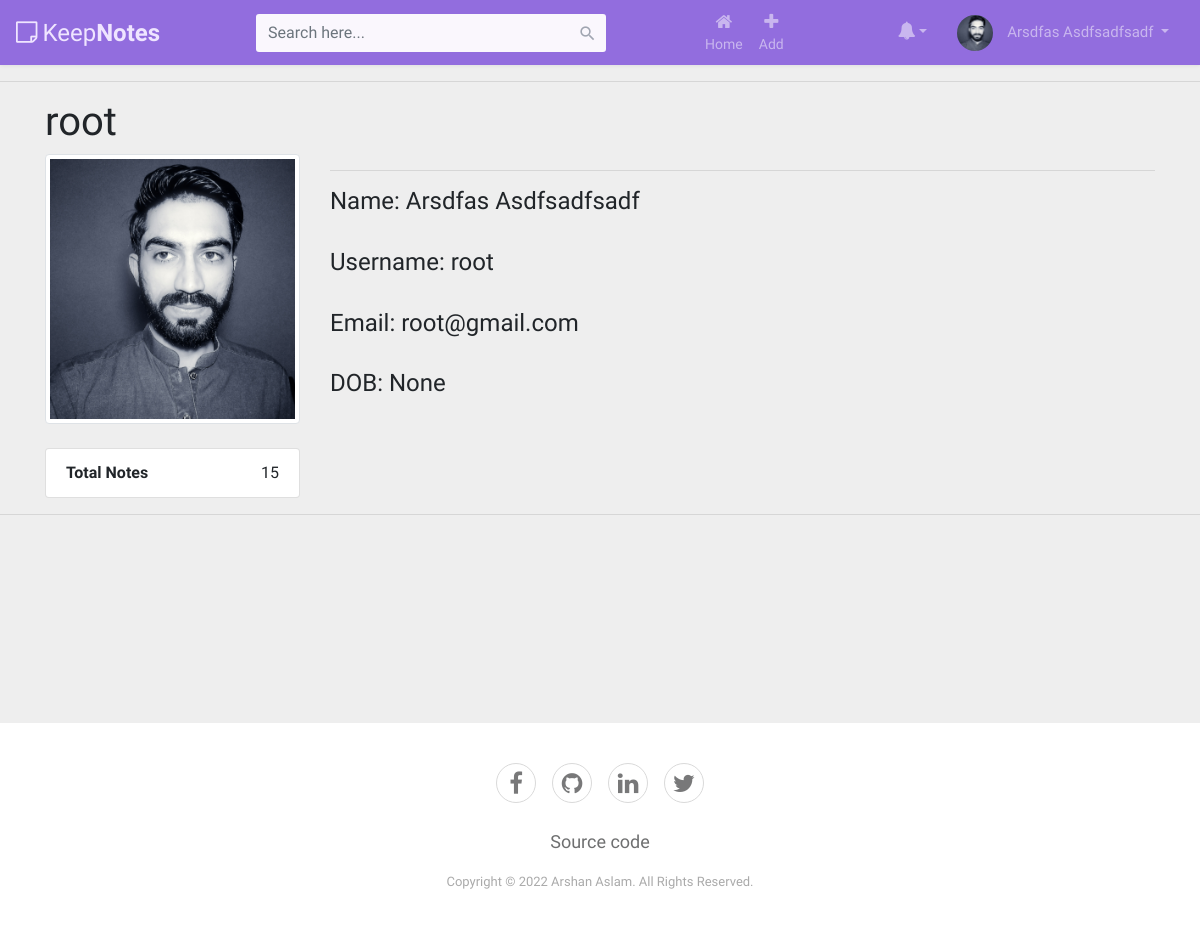
The app's page /accoun/1/profile (signed in), older data.
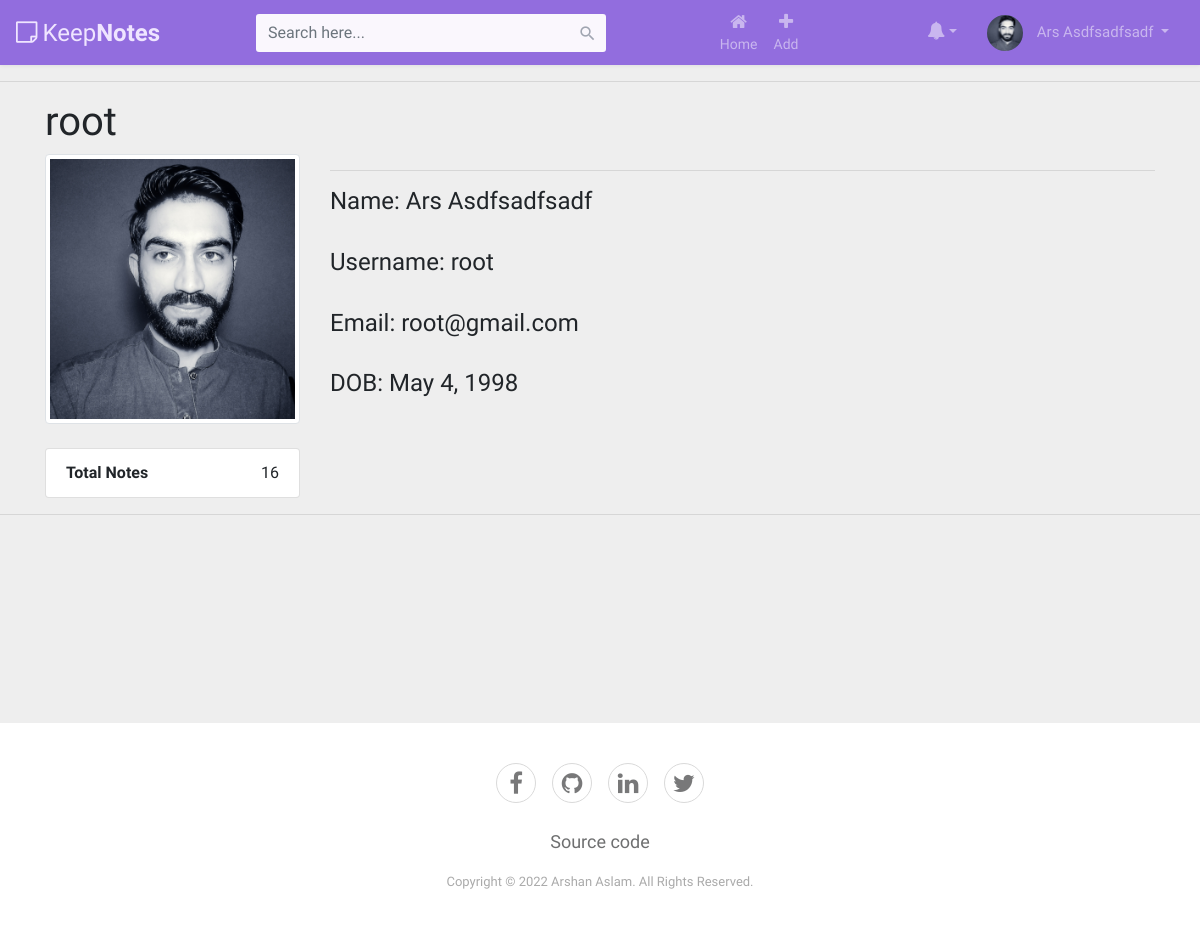
The same page, newer data.
### accounts/models.py (models this page shows, shortened)
class User(AbstractUser):
    username_alphanumeric_validator = RegexValidator(r'^[0-9a-zA-Z]*$', 'Only alphanumeric characters are allowed.')
    username = models.CharField(
        _('username'),
        max_length=150,
        unique=True,
        help_text=_('Only alphanumeric characters are allowed'),
        validators=[username_alphanumeric_validator],
        error_messages={
            'unique': _("A user with that username already exists."),
        }
    )
    first_name = models.CharField(_('first name'), max_length=150, blank=True, null=False)
    last_name = models.CharField(_('last name'), max_length=150, blank=True, null=False)
    date_of_birth = models.DateField(_('date_of_birth'), max_length=150, blank=True, null=True)
    email = models.EmailField(unique=True)
    avatar = models.ImageField(upload_to="profiles/avatars/", default='default.png', null=True, blank=True)

### accounts/views.py (the view)
# urls.py: path('<int:pk>/profile', views.ProfileView.as_view(), name='profile'),
class ProfileView(LoginRequiredMixin, UserPassesTestMixin, gen_views.DetailView):
    model = User
    template_name = 'accounts/profile.html'
    context_object_name = 'object'
    def test_func(self):
        object = self.get_object()
        if self.request.user.id == object.id:
            return True
        return False

### accounts/templates/accounts/profile.html (shortened to what this page needs)
{% extends 'main/base.html' %}
{% load crispy_forms_tags %}
{% block content %}
    <hr>
    <div class="container bootstrap snippet">
        <div class="row">
            <div class="col-sm-10"><h1>{{ user.username }} </h1></div>
        </div>
        <div class="row">
            <div class="col-sm-3">
                <div class="text-center">
                    <img src="{{ user.avatar.url }}" class="avatar img-circle img-thumbnail"
                         alt="{% if user.first_name %}{{ user.first_name|title }}{% endif %}
                                {% if user.last_name %}{{ user.last_name|title }}{% endif %}">
                </div>
                </hr><br>
                <ul class="list-group">
                    <li class="list-group-item text-right"><span
                            class="pull-left"><strong>Total Notes</strong></span> {{ object.notes.count }}</li>
                </ul>
            </div>
            <div class="col-sm-9">
                <div class="tab-content">
                    <hr>
                    <div class="form-group">
                        <div class="col-xs-6">
                            <label for="first_name"><h4>Name:
                                {% if user.first_name %}{{ user.first_name|title }}{% endif %}
                                {% if user.last_name %}{{ user.last_name|title }}{% endif %}</h4></label>
                        </div>
                    </div>
                    <div class="form-group">
                        <div class="col-xs-6">
                            <label for="first_name"><h4>Username: {{ user.username }}</h4></label>
                        </div>
                    </div>
                    <div class="form-group">
                        <div class="col-xs-6">
                            <label for="first_name"><h4>Email: {{ user.email }}</h4></label>
                        </div>
                    </div>
                    <div class="form-group">
                        <div class="col-xs-6">
                            <label for="first_name"><h4>DOB: {{ user.date_of_birth }}</h4></label>
                        </div>
                    </div>
                </div>
            </div>
            </div>
            </div>
    <hr>
{% endblock content %}

### templates/main/base.html (shortened to what this page needs)
{% load static %}
<!DOCTYPE html>
<html lang="en">
<head>
    <link rel="stylesheet" href="https://stackpath.bootstrapcdn.com/bootstrap/4.5.0/css/bootstrap.min.css">
    <link rel="stylesheet" href="https://maxcdn.bootstrapcdn.com/font-awesome/4.7.0/css/font-awesome.min.css">
    <link rel="stylesheet" href="{% static "assets/keep_note/css/main.css" %}">
</head>
<body>
<nav class="navbar navbar-expand-xl navbar-dark bg-dark">
    <a href="{% if user.is_authenticated %}{% url 'author_notes_list' %}{% else %}{% url 'home' %}{% endif %}" class="navbar-brand"><i class="fa fa-sticky-note-o"></i>Keep<b>Notes</b></a>
    <div id="navbarCollapse" class="collapse navbar-collapse justify-content-start">
        {% if user.is_authenticated %}
            <form action="{% url 'search_results' %}" method="get" class="navbar-form form-inline">
                <div class="input-group search-box">
                    <input type="text" name="q" id="search" class="form-control" placeholder="Search here...">
                    <span class="input-group-addon"><i class="material-icons">&#xE8B6;</i></span>
                </div>
            </form>
            <div class="navbar-nav ml-auto">
                <a href="{% url 'author_notes_list' %}" class="nav-item nav-link"><i
                        class="fa fa-home"></i><span>Home</span></a>
                <a href="{% url 'note_create' %}" class="nav-item nav-link"><i
                        class="fa fa-plus"></i><span>Add</span></a>
            </div>
            <div class="navbar-nav ml-auto">
                <div class="nav-item dropdown">
                    <a href="#" data-toggle="dropdown" class="nav-item nav-link dropdown-toggle user-action"><i
                            class="fa fa-bell"></i></a>
                </div>
            </div>
            </div>
            <div class="navbar-nav ml-auto">
                <div class="nav-item dropdown">
                    <a href="#" data-toggle="dropdown" class="nav-item nav-link dropdown-toggle user-action"><img
                            src="{{ user.avatar.url }}" class="avatar"
                            alt="{% if user.first_name %}{{ user.first_name|title }}{% endif %}
                                {% if user.last_name %}{{ user.last_name|title }}{% endif %}">
                        {% if user.first_name %}{{ user.first_name|title }}{% endif %}
                        {% if user.last_name %}{{ user.last_name|title }}{% endif %}
                    </a>
                </div>
            </div>
        {% else %}
            <div class="navbar-nav ml-auto action-buttons">
                <a href="{% url 'account_login' %}" class="btn nav-link  mr-4">Login</a>
                <a href="{% url 'account_signup' %}" class="btn btn-primary sign-up-btn ">Sign up</a>
            </div>
        {% endif %}
</nav>
{% block content %}
{% endblock content %}
<br>
<br>
<br>
<br>
<br>
<br>
<br>
<br>
<div class="footer-basic">
        <footer>
            <div class="social"><a href="https://www.facebook.com/arshanaslam1"><i class="fa fa-facebook"></i></a><a href="https://github.com/arshanaslam1"><i class="fa fa-github"></i></a><a href="https://www.linkedin.com/in/arshanaslam1/"><i class="fa fa-linkedin"></i></a><a href="https://twitter.com/arshanaslam1"><i class="fa fa-twitter"></i></a></div>
            <ul class="list-inline">
                <li class="list-inline-item"><a href="https://github.com/arshanaslam1/keep-notes">Source code</a></li>
            </ul>
            <p class="copyright">Copyright © 2022 Arshan Aslam. All Rights Reserved.</p>
        </footer>
    </div>
</body>
</html>

### static/assets/keep_note/css/main.css (style rules this page uses)
body { background: #eeeeee; font-family: 'Varela Round', sans-serif; }
.navbar { color: #fff; background: #926dde !important; padding: 5px 16px; border-radius: 0; border: none; box-shadow: 0 0 4px rgba(0, 0, 0, .1); }
.navbar img { border-radius: 50%; width: 36px; height: 36px; margin-right: 10px; }
.navbar .navbar-brand { color: #efe5ff; padding-left: 0; padding-right: 50px; font-size: 24px; }
.navbar .navbar-brand i { font-size: 25px; margin-right: 5px; }
.search-box { position: relative; }
.search-box input { padding-right: 35px; min-height: 38px; border: none; background: #faf7fd; border-radius: 3px !important; }
.search-box .input-group-addon { min-width: 35px; border: none; background: transparent; position: absolute; right: 0; z-index: 9; padding: 10px 7px; height: 100%; }
.search-box i { color: #a0a5b1; font-size: 19px; }
.navbar .nav-item i { font-size: 18px; }
.navbar .nav-item span { position: relative; top: 3px; }
.navbar .navbar-nav > a { color: #efe5ff; padding: 8px 15px; font-size: 14px; }
.navbar .navbar-nav > a > i { display: block; text-align: center; }
.navbar .navbar-nav .user-action { padding: 9px 15px; font-size: 15px; }
@media (min-width: 1200px) { .form-inline .input-group { width: 350px; margin-left: 30px; } }
input, textarea { border-radius: 3px !important; }
.form-control { font-size: 16px; transition: all 0.4s; box-shadow: none; }
.form-control, .btn { border-radius: 50px; outline: none !important; }
.footer-basic { padding: 40px 0; background-color: #ffffff; color: #4b4c4d; left: 0; bottom: 0; width: 100%; }
.footer-basic ul { padding: 0; list-style: none; text-align: center; font-size: 18px; line-height: 1.6; margin-bottom: 0; }
.footer-basic li { padding: 0 10px; }
.footer-basic ul a { color: inherit; text-decoration: none; opacity: 0.8; }
.footer-basic .social { text-align: center; padding-bottom: 25px; }
.footer-basic .social > a { font-size: 24px; width: 40px; height: 40px; line-height: 40px; display: inline-block; text-align: center; border-radius: 50%; border: 1px solid #ccc; margin: 0 8px; color: inherit; opacity: 0.75; }
.footer-basic .copyright { margin-top: 15px; text-align: center; font-size: 13px; color: #aaa; margin-bottom: 0; }

Row changes from the older to the newer data that the page shows:
changed User "root": first_name "Arsdfas" → "Ars"; notes.count "15" → "16"; date_of_birth "None" → "May 4, 1998"
